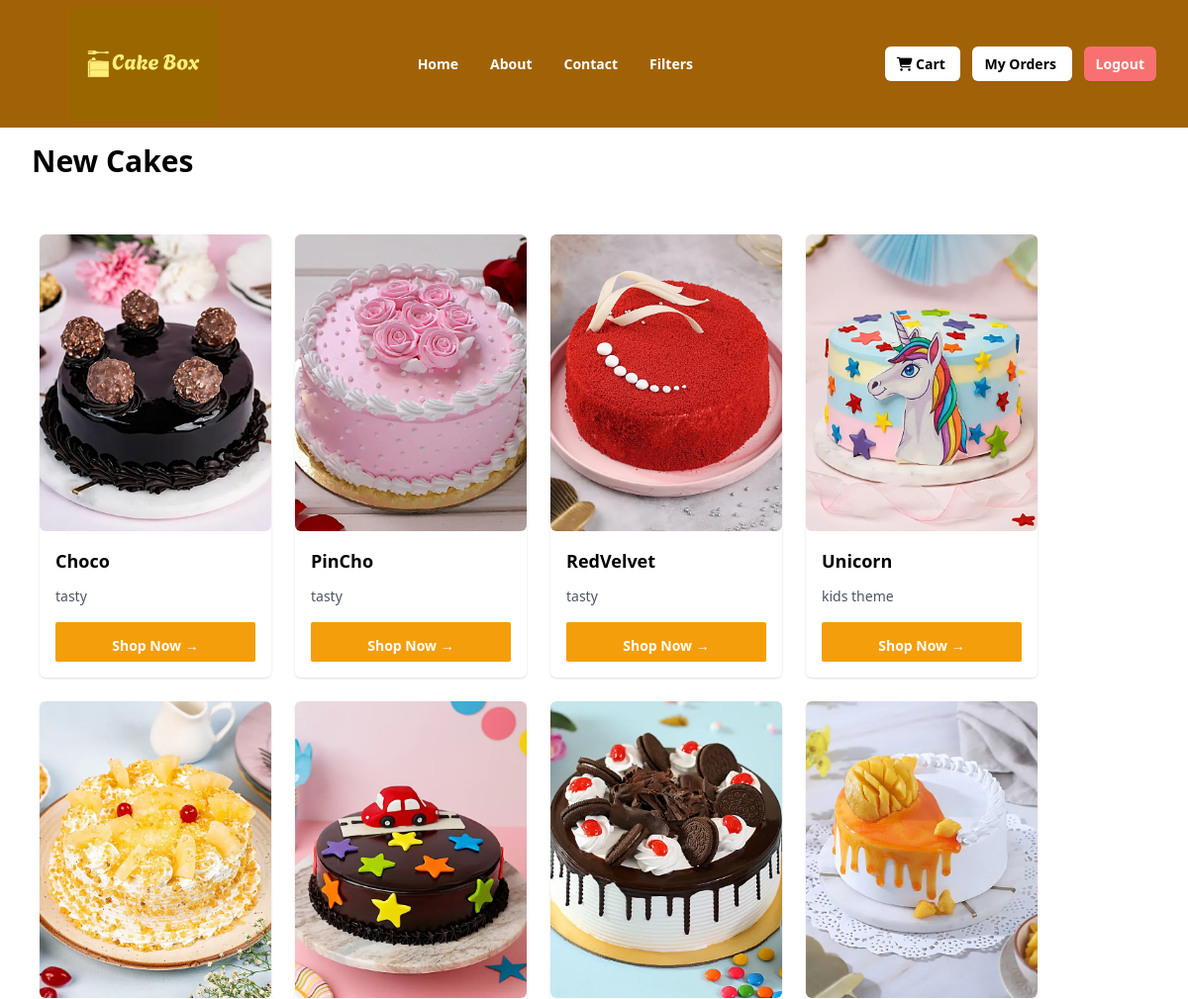
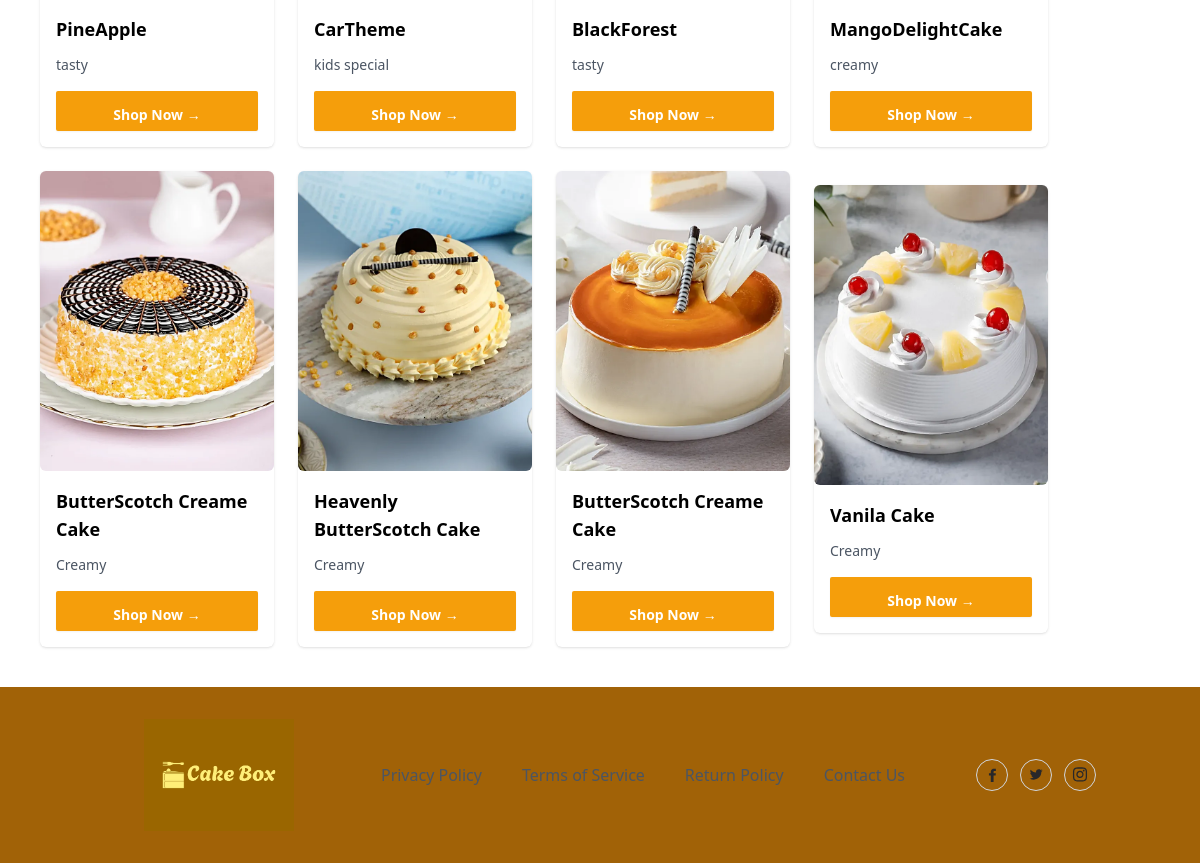
The app's page /cakes/tag/1/ with its own data (2 pictures, top to bottom).
### kart/models.py (models this page shows, shortened)
class Tag(models.Model):
    name = models.CharField(max_length=200, unique=True)

class Cake(models.Model):
    title = models.CharField(max_length=200)
    description = models.TextField(null=True, blank=True)
    category_object = models.ForeignKey(Category,on_delete=models.CASCADE)
    size_object=models.ManyToManyField(Size)
    flavour_object = models.ManyToManyField(Flavour)
    occasion_object=models.ForeignKey(Occasion,on_delete=models.CASCADE)
    tag_object=models.ManyToManyField(Tag)
    image = models.ImageField(upload_to='product_images', null=True, blank=True, default='product_images/default.jpg')
    created_date = models.DateTimeField(auto_now_add=True)
    updated_date = models.DateTimeField(auto_now=True)
    is_active = models.BooleanField(default=True)
    def __str__(self):
        return self.title

### kart/views.py (the view)
# urls.py: path("cakes/tag/<int:pk>/",views.TagFilterView.as_view(),name="tag-filter"),
class TagFilterView(View):
    def get(self,request,*args,**kwrags):
        id=kwrags.get("pk")
        tag=Tag.objects.get(id=id)
        cakes=Cake.objects.filter(tag_object=tag)
        print(cakes)
        return render(request, 'cake_tag.html', {"cakes": cakes, "tag": tag})

### kart/templates/cake_tag.html (shortened to what this page needs)
{%extends 'base.html'%}
{%block main_block%}
<div class="container ms-8">
  {%if cakes%}
  <h1 class="my-4 text-3xl font-semibold text-black">{{tag.name}} Cakes</h1>
  <div class="mx-auto grid w-full max-w-7xl items-center space-y-4 px-2 py-10 md:grid-cols-2 md:gap-6 md:space-y-0 lg:grid-cols-4">
    {%for c in cakes%}
    <div class="rounded-md shadow" data-aos="zoom-in-up"
    data-aos-duration="3000">
      <img
        src="{{c.image.url}}"
        alt="cake"
        class="rounded-md [16/9] w-full  md:aspect-auto md:h-[300px] lg:h-[300px] object-cover"
      />
      <div class="p-4">
        <h1 class="inline-flex items-center text-lg font-semibold">
          {{c.title}}
        </h1>
        <p class="mt-3 text-sm text-gray-600">
          {{c.description}}
        </p>
        <button
          type="button"
          class="mt-4 w-full rounded-sm bg-amber-500 px-2 py-1.5 text-sm font-semibold text-white shadow-sm hover:bg-black/80 focus-visible:outline focus-visible:outline-2 focus-visible:outline-offset-2 focus-visible:outline-black"
        >
        <a href="{% url 'cake-detail' c.id%}" class="mt-2 inline-flex cursor-pointer items-center text-sm font-semibold text-white">
          Shop Now →
        </a>
        </button>
      </div>
    </div>
  {%endfor%}
  </div>
  {%else%}
    <p>No cakes available.</p>
        {%endif%}
</div>
{%endblock%}

### records on screen
Tag: name "New"
Cake: image (picture), title "Choco", description "tasty"
Cake: image (picture), title "PinCho", description "tasty"
Cake: image (picture), title "RedVelvet", description "tasty"
Cake: image (picture), title "Unicorn", description "kids theme"
Cake: image (picture), title "PineApple", description "tasty"
Cake: image (picture), title "CarTheme", description "kids special"
Cake: image (picture), title "BlackForest", description "tasty"
Cake: image (picture), title "MangoDelightCake", description "creamy"
Cake: image (picture), title "ButterScotch Creame Cake", description "Creamy"
Cake: image (picture), title "Heavenly ButterScotch Cake", description "Creamy"
Cake: image (picture), title "ButterScotch Creame Cake", description "Creamy"
Cake: image (picture), title "Vanila Cake", description "Creamy"
